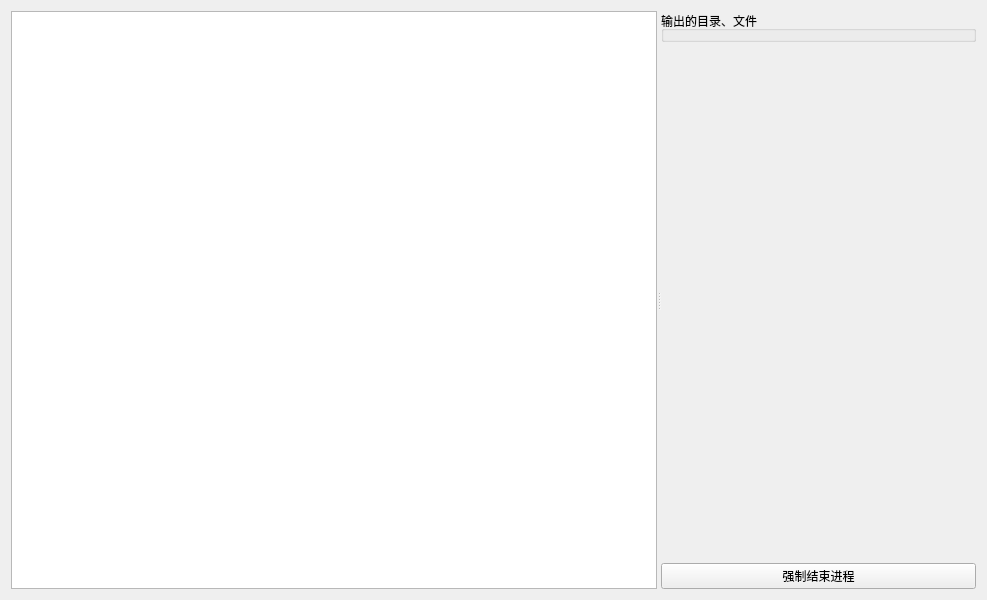
<?xml version="1.0" encoding="UTF-8"?>
<ui version="4.0">
 <class>ExecuteWidget</class>
 <widget class="QWidget" name="ExecuteWidget">
  <property name="geometry">
   <rect>
    <x>0</x>
    <y>0</y>
    <width>987</width>
    <height>600</height>
   </rect>
  </property>
  <property name="windowTitle">
   <string>ExecuteWidget</string>
  </property>
  <layout class="QVBoxLayout" name="verticalLayout_2">
   <item>
    <widget class="QSplitter" name="splitter">
     <property name="orientation">
      <enum>Qt::Orientation::Horizontal</enum>
     </property>
     <widget class="QPlainTextEdit" name="plainTextEdit">
      <property name="undoRedoEnabled">
       <bool>false</bool>
      </property>
      <property name="readOnly">
       <bool>true</bool>
      </property>
     </widget>
     <widget class="QWidget" name="">
      <layout class="QVBoxLayout" name="verticalLayout">
       <property name="spacing">
        <number>0</number>
       </property>
       <item>
        <widget class="QGroupBox" name="outputGroupBox">
         <property name="title">
          <string>输出的目录、文件</string>
         </property>
        </widget>
       </item>
       <item>
        <spacer name="verticalSpacer">
         <property name="orientation">
          <enum>Qt::Orientation::Vertical</enum>
         </property>
         <property name="sizeHint" stdset="0">
          <size>
           <width>20</width>
           <height>40</height>
          </size>
         </property>
        </spacer>
       </item>
       <item>
        <widget class="QPushButton" name="killButton">
         <property name="text">
          <string>强制结束进程</string>
         </property>
        </widget>
       </item>
      </layout>
     </widget>
    </widget>
   </item>
  </layout>
 </widget>
 <resources/>
 <connections/>
</ui>
